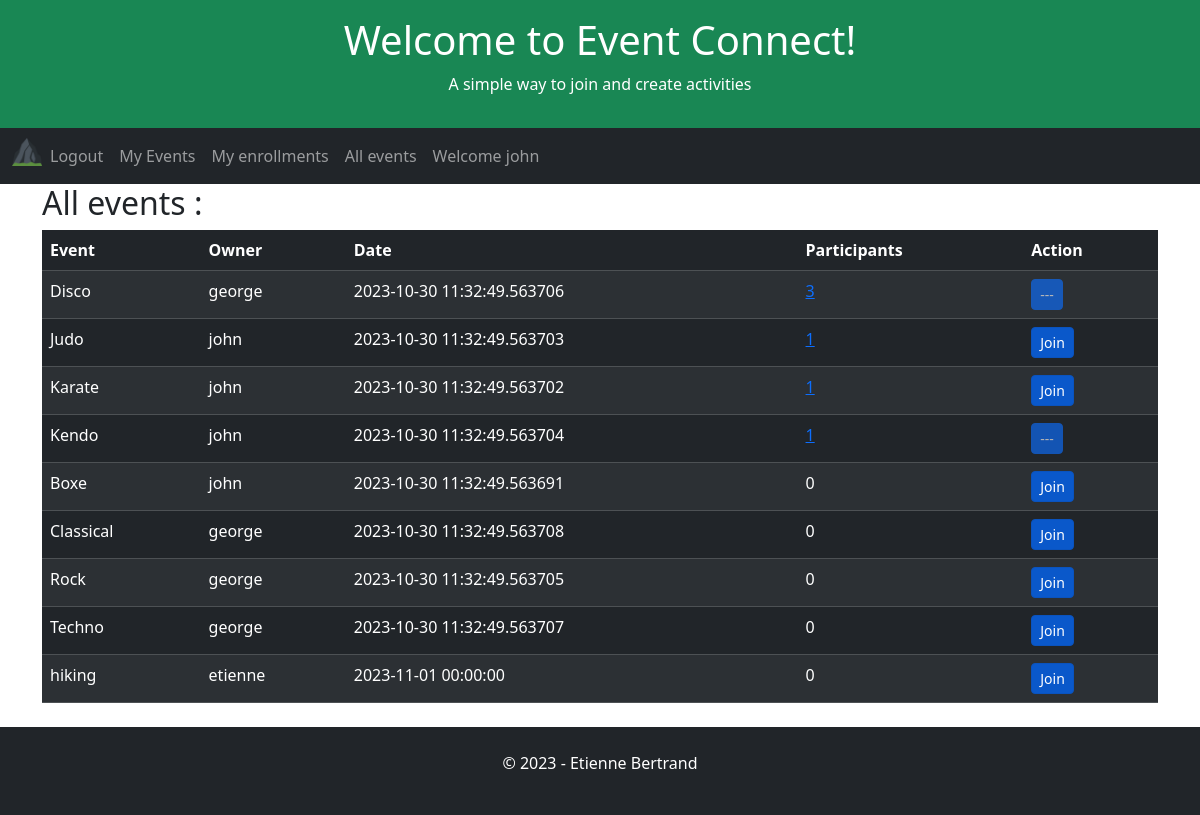
/all-events (signed in), run on the app's committed database.
### app/models.py (models this page shows, shortened)
class User(UserMixin, db.Model):
    id = db.Column(db.Integer, primary_key=True)
    username = db.Column(db.String(64), index=True, unique=True)
    email = db.Column(db.String(120), index=True, unique=True)
    password_hash = db.Column(db.String(128))

class Event(db.Model):
    id = db.Column(db.Integer, primary_key=True)
    user_id = db.Column(db.Integer, db.ForeignKey('user.id', name='fk_event_user'), nullable=False)
    title = db.Column(db.String(255), nullable=False)
    date = db.Column(db.DateTime, index=True, default=datetime.utcnow)

### app/routes.py (the view)
@app.route('/all-events', methods=['GET', 'POST', 'UPDATE'])
@login_required
def allEvents():
    global appName, appSlogan, appTitle, db
    userEnrollmentsAlias = alias(Enrollment)
    allEvents = db.session.query(
        Event.user_id,
        Event.id,
        User.username.label("owner"),
        Event.date,
        Event.title,
        userEnrollmentsAlias.c.user_id.label('can_join'),
        func.count(Enrollment.user_id).label('participants')
    ).outerjoin(User, Event.user_id == User.id
    ).outerjoin(Enrollment, Event.id == Enrollment.event_id
    ).outerjoin(userEnrollmentsAlias, and_(userEnrollmentsAlias.c.user_id == current_user.id, Event.id == userEnrollmentsAlias.c.event_id)
    ).group_by(
        Event.user_id,
        Event.date,
        Event.title,
        userEnrollmentsAlias.c.user_id
    ).order_by(
         func.count(Enrollment.user_id).label('participants').desc(),
         Event.title
    ).all()
    return render_template(
        'all-events.html',
        appName=appName,
        appTitle=appTitle,
        appSlogan=appSlogan,
        allEvents=allEvents
    )

### app/models.py (called while the page is built)
@login.user_loader
def load_user(id):
    return User.query.get(int(id))

### app/templates/all-events.html (shortened to what this page needs)
{% extends "home.html" %}
{% block content %}
    <h2>All events :</h2>
        <table class="table table-dark table-hover table-striped">
            <thead>
            <tr>
                <th>Event</th>
                <th>Owner</th>
                <th>Date</th>
                <th>Participants</th>
                <th>Action</th>
            </tr>
            </thead>
            <tbody>
                {% for event in allEvents %}
                    <tr>
                        <td>{{ event.title }}</td>
                        <td>{{ event.owner }}</td>
                        <td>{{ event.date }}</td>
                        {% if event.participants > 0 %}
                        <td><a href="{{ url_for('eventEnrollments') }}/{{event.id}}" aria-pressed="true">{{ event.participants }}</a></td>
                        {% else %}
                        <td>{{ event.participants }}</td>
                    {% endif %}
                        <td>
                            <form method="POST" action="{{ url_for('enrollment')}}">
                                {% if event.can_join == None %}
                                <button type="submit" class="btn btn-primary btn-sm active" role="button" aria-pressed="true">Join</button>
                                {% else %}
                                <button type="submit" class="btn btn-primary btn-sm disabled" role="button" aria-pressed="true">---</button>
                                {% endif %}
                            </form>
                        </td>
                    </tr>
                {% endfor %}
            </tbody>
        </table>
{% endblock %}

### app/templates/home.html (shortened to what this page needs)
<!DOCTYPE html>
<html lang="en">
<head>
    <link href="https://cdn.jsdelivr.net/npm/bootstrap@5.3.2/dist/css/bootstrap.min.css" rel="stylesheet">
</head>
<body>
    <div class="p-3 bg-success text-white text-center">
    {% if appTitle %}
        <h1>{{ appTitle }}</h1>
        {% else %}
        <h1>hard coded appTitle xyz</h1>
    {% endif %}
    {% if appSlogan %}
        <p>{{ appSlogan }}</p>
        {% else %}
        <p>hard coded appSlogan xyz</p>
    {% endif %}
    </div>
    <nav class="navbar navbar-expand-lg bg-dark navbar-dark">
        <div class="container-fluid">
            <div class="collapse navbar-collapse" id="navbarNav">
            <ul class="navbar-nav">
                <li class="nav-item">
                    <a class="nav-brand" href="{{ url_for('index') }}">
                        <img src="{{ url_for('static', filename='/favicon_io/favicon-32x32.png') }}" width="30" height="30" alt="">
                    </a>
                </li>
                {% if current_user.is_anonymous %}
                <li class="nav-item">
                <a class="nav-link" href="{{ url_for('login') }}">Login</a>
                </li>
                <li class="nav-item">
                    <a class="nav-link" href="{{ url_for('register') }}">Subscribe</a>
                </li>
                {% else %}
                <li class="nav-item">
                    <a class="nav-link" href="{{ url_for('logout') }}">Logout</a>
                </li>
                <li class="nav-item">
                    <a class="nav-link" href="{{ url_for('userEvents') }}">My Events</a>
                </li>
                <li class="nav-item">
                    <a class="nav-link" href="{{ url_for('userEnrollments') }}">My enrollments</a>
                <li class="nav-item">
                    <a class="nav-link" href="{{ url_for('allEvents') }}">All events</a>
                </li>
                <li class="nav-item">
                    <a class="nav-link" href="{{ url_for('index') }}">Welcome {{ current_user.username }}</a>
                </li>
                {% endif %}
            </ul>
            </div>
        </div>
    </nav>
    <div class="container">
        {% block content %}{% endblock %}
    </div>
    <div class="mt-4 p-4 bg-dark text-white text-center">
    <p>© 2023 - Etienne Bertrand</p>
    </div>
</body>
</html>

### data on the page
User: username "john"
Event: title "Disco", owner "george", date "2023-10-30 11:32:49.563706", participants "3"
Event: title "Judo", owner "john", date "2023-10-30 11:32:49.563703", participants "1", shows "Join"
Event: title "Karate", owner "john", date "2023-10-30 11:32:49.563702", participants "1", shows "Join"
Event: title "Kendo", owner "john", date "2023-10-30 11:32:49.563704", participants "1"
Event: title "Boxe", owner "john", date "2023-10-30 11:32:49.563691", participants "0", shows "Join"
Event: title "Classical", owner "george", date "2023-10-30 11:32:49.563708", participants "0", shows "Join"
Event: title "Rock", owner "george", date "2023-10-30 11:32:49.563705", participants "0", shows "Join"
Event: title "Techno", owner "george", date "2023-10-30 11:32:49.563707", participants "0", shows "Join"
Event: title "hiking", owner "etienne", date "2023-11-01 00:00:00", participants "0", shows "Join"

### other printed values
{{ appTitle }} "Welcome to Event Connect!"
{{ appSlogan }} "A simple way to join and create activities"
